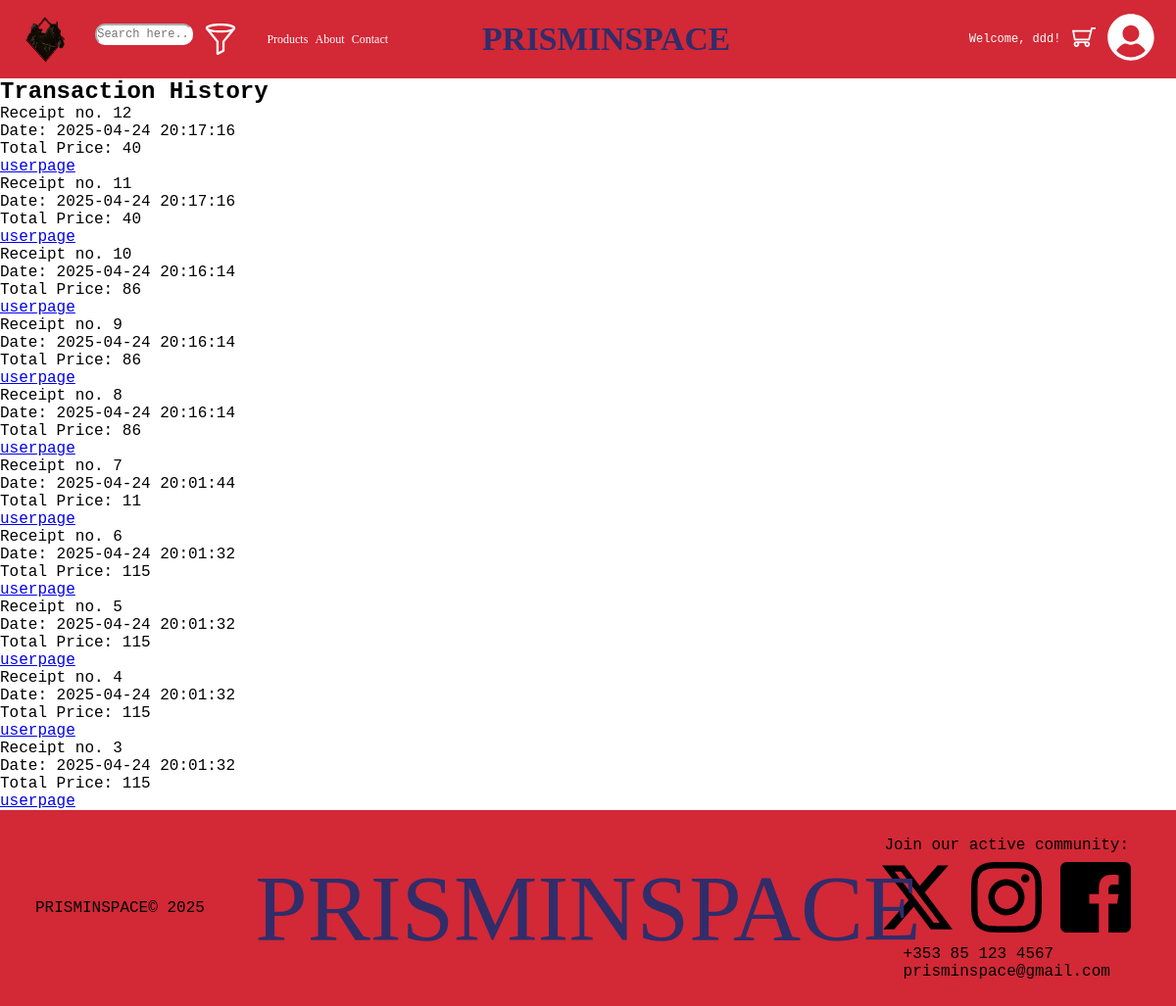
/userpage/receipts.php (signed in), run on an earlier commit of the app's database.
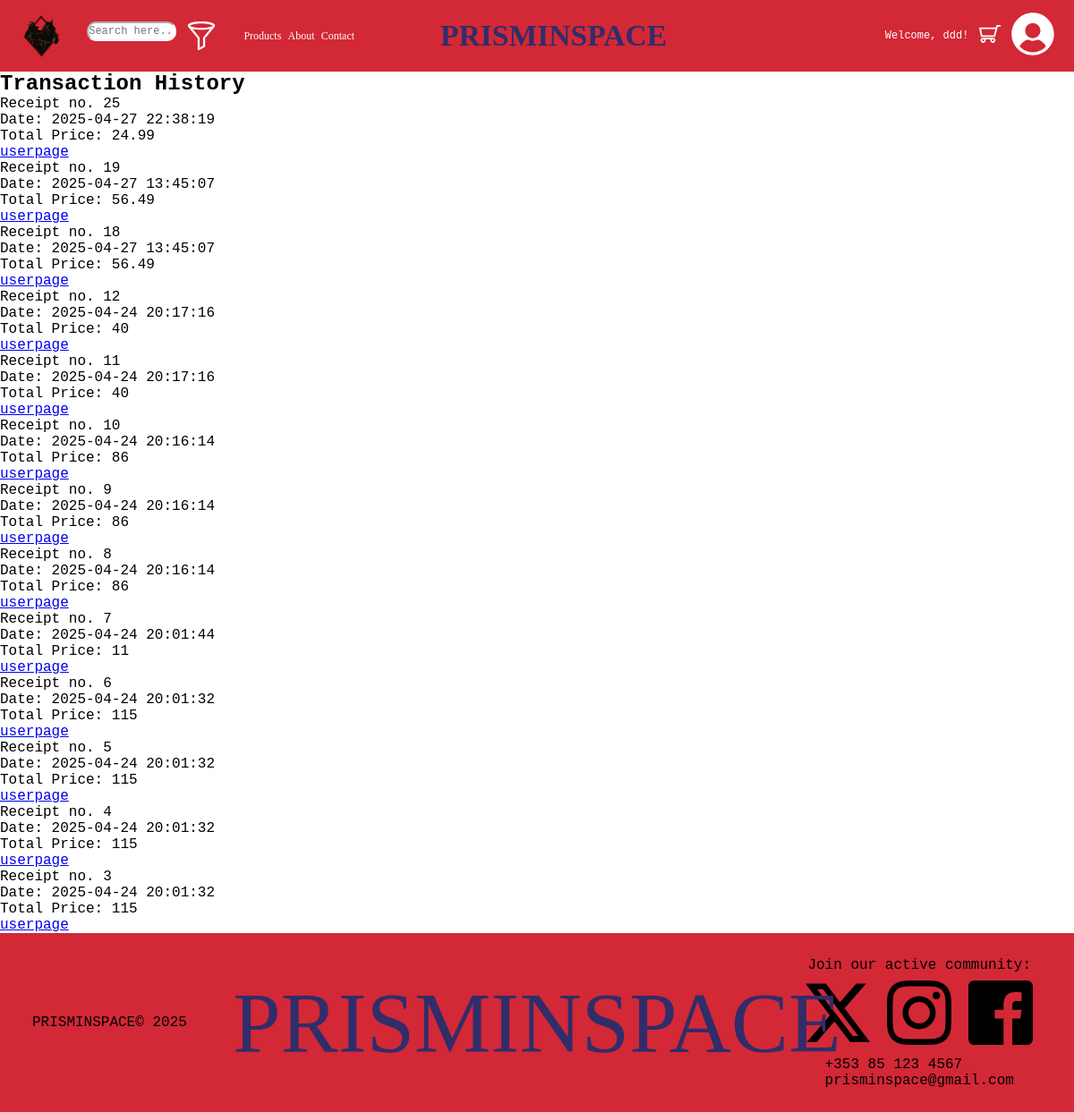
And on a later commit of the database.
### tables this page shows
CREATE TABLE `receipts` (
  `receiptid` int(11) NOT NULL,
  `orderid` int(11) NOT NULL,
  `date` datetime NOT NULL,
  `totalprice` double NOT NULL,
  `userid` int(11) NOT NULL,
  `email` varchar(45) DEFAULT NULL
);

CREATE TABLE `orders` (
  `orderid` int(11) NOT NULL,
  `date` datetime DEFAULT NULL,
  `userid` int(11) DEFAULT NULL,
  `productid` int(11) DEFAULT NULL,
  `address` varchar(255) NOT NULL,
  `city` varchar(100) NOT NULL,
  `postcode` varchar(20) NOT NULL,
  `email` varchar(45) DEFAULT NULL
);

### userpage/receiptscard.php (the view)
<div>
    <p>
    Receipt no. <?php echo"{$row['receiptid']}" ?><br>
    Date: <?php echo"{$row['date']}" ?><br>
    Total Price: <?php echo"{$row['totalprice']}" ?>
    </p>
    <a href='userpage.php'>userpage</a>
</div>

### userpage/fetchreceipts.php (shortened to what this page needs)
<?php
$servername = "localhost";
$username = "root";
$password = "123";
$dbname = "prisminspacedb";
try {
    $conn = new PDO("mysql:host=$servername;dbname=$dbname", $username, $password);
    $conn->setAttribute(PDO::ATTR_ERRMODE, PDO::ERRMODE_EXCEPTION);
} catch (PDOException $e) {
    echo("Database error: " . $e->getMessage());
}
$userid = $_SESSION['login_userid'];
try {
    $sql = "SELECT r.receiptid, o.date, r.totalprice
            FROM orders o
            JOIN receipts r ON o.orderid = r.orderid
            WHERE o.userid = :userid
            ORDER BY o.date DESC";
    $stmt = $conn->prepare($sql);
    $stmt->bindParam(':userid', $userid, PDO::PARAM_INT);
    $stmt->execute();
    $transactions = $stmt->fetchAll(PDO::FETCH_ASSOC);
    if (!$transactions) {
        echo "<p>No transaction history found.</p>";
    } else {
        echo "<h2>Transaction History</h2>";
        foreach ($transactions as $row) {
            include ("./receiptscard.php");
        }
    }
} catch (PDOException $e) {
    echo "Error fetching transactions: " . $e->getMessage();
}
?>

What changed in the data, as far as the page shows it:
added receipts: receiptid "25", orderid.date "2025-04-27 22:38:19", totalprice "24.99"
added receipts: receiptid "19", orderid.date "2025-04-27 13:45:07", totalprice "56.49"
added receipts: receiptid "18", orderid.date "2025-04-27 13:45:07", totalprice "56.49"
